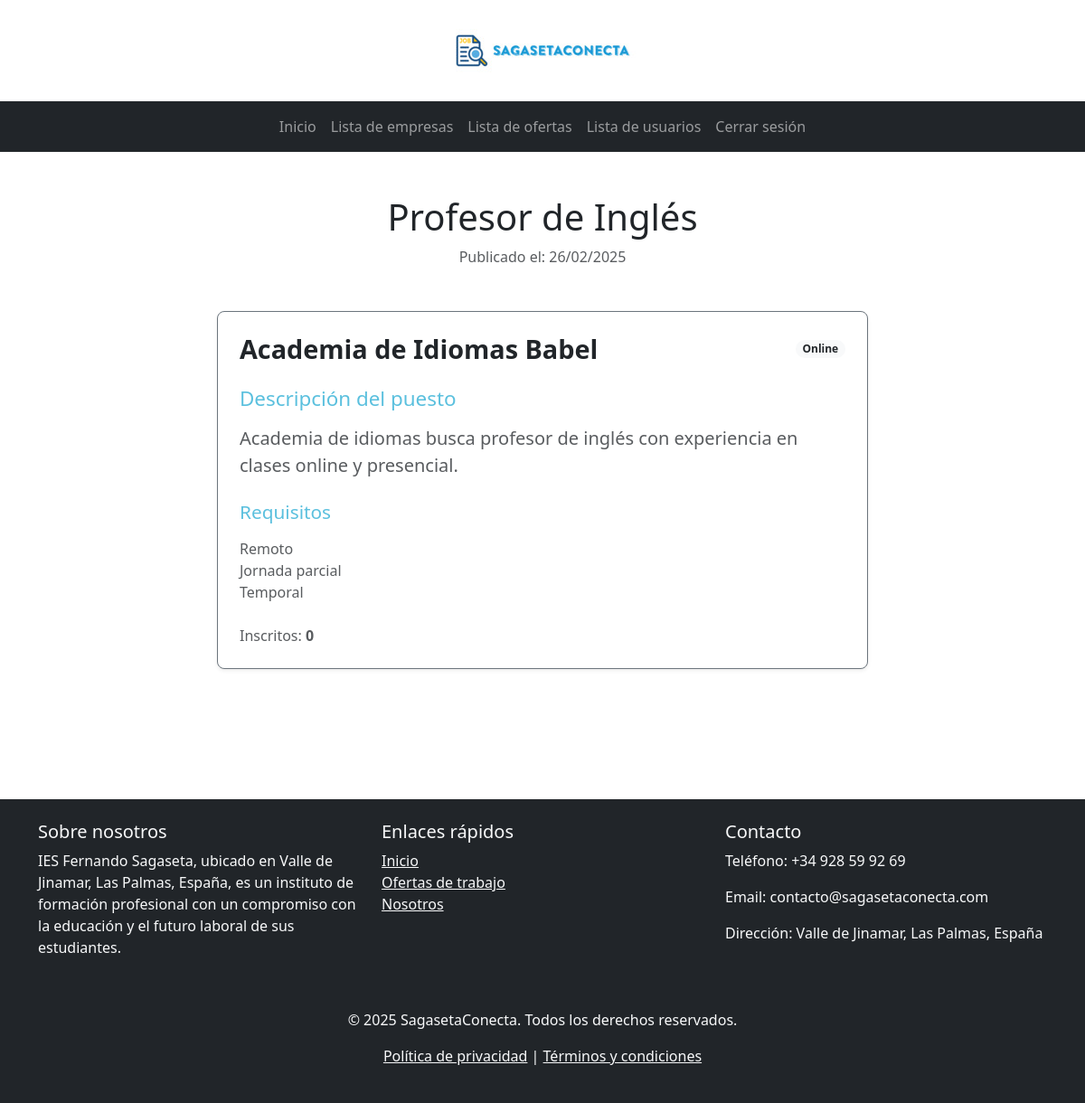
Page /src/centro/oferta_detalle.php?slug=profesor-ingles-online (signed in) on the committed database.
### tables this page shows
CREATE TABLE `oferta_empleo` (
  `id` bigint(20) NOT NULL,
  `empresa_id` bigint(20) NOT NULL,
  `familia_id` bigint(20) NOT NULL,
  `titulo` varchar(255) NOT NULL,
  `descripcion` text NOT NULL,
  `fecha_publicacion` timestamp NOT NULL DEFAULT current_timestamp(),
  `verificado` tinyint(1) NOT NULL DEFAULT 0,
  `ubicacion` varchar(255) NOT NULL,
  `presencialidad` enum('Presencial','Hibrido','Remoto') NOT NULL,
  `jornada` enum('Por horas','Jornada completa','Jornada parcial') NOT NULL,
  `tipo_contrato` enum('Indefinido','Temporal','Por obra') NOT NULL,
  `estado` enum('Activo','Pendiente de verificar','Oculto') NOT NULL DEFAULT 'Pendiente de verificar',
  `slug` varchar(255) DEFAULT NULL
);

CREATE TABLE `empresa` (
  `id` bigint(20) NOT NULL,
  `nombre` varchar(255) NOT NULL,
  `CIF` varchar(255) NOT NULL,
  `email` varchar(255) NOT NULL,
  `password` varchar(255) NOT NULL,
  `verificado` tinyint(1) NOT NULL DEFAULT 0
);

### src/centro/oferta_detalle.php (the view, shortened to what this page needs)
<?php
if (isset($_GET['slug'])) {
  $slug = $_GET['slug'];
  try {
    $conn = createConnection();
    $query = "SELECT * FROM oferta_empleo WHERE slug = :slug";
    $stmt = $conn->prepare($query);
    $stmt->bindParam(':slug', $slug);
    $stmt->execute();
    $oferta = $stmt->fetch(PDO::FETCH_ASSOC);
    $query = "SELECT nombre FROM empresa WHERE id = :empresa_id";
    $stmt = $conn->prepare($query);
    $stmt->bindParam(':empresa_id', $oferta['empresa_id']);
    $stmt->execute();
    $empresa = $stmt->fetch(PDO::FETCH_ASSOC);
    $query = "SELECT COUNT(1) AS total_inscripciones FROM inscripcion WHERE oferta_id = :oferta_id";
    $stmt = $conn->prepare($query);
    $stmt->bindParam(':oferta_id', $oferta['id']);
    $stmt->execute();
    $inscripciones = $stmt->fetch(PDO::FETCH_ASSOC);
    $totalInscripciones = $inscripciones['total_inscripciones'];
  } catch (PDOException $ex) {
    error_log("Error al conectar con la base de datos: " . $ex->getMessage());
    exit();
  } finally {
    $conn = null;
  }
} else {
  echo "Slug de oferta no proporcionado.";
  exit();
}
?>
<!DOCTYPE html>
<html lang="es">
<head>
  <link href="https://cdn.jsdelivr.net/npm/bootstrap@5.3.2/dist/css/bootstrap.min.css" rel="stylesheet">
</head>
<body class="d-flex flex-column min-vh-100">
<header class="container text-center py-3">
    <img src="../assets/img/logo_size_long.jpg" alt="Logo" class="img-fluid w-70 w-md-50 w-lg-25 mx-auto d-block">
  </header>
  <nav class="navbar navbar-expand-md navbar-dark bg-dark">
    <div class="container">
      <div class="collapse navbar-collapse justify-content-center" id="navbarNav">
        <ul class="navbar-nav">
          <li class="nav-item">
            <a class="nav-link" href="./dashboard_centro.php">Inicio</a>
          </li>
          <li class="nav-item">
            <a class="nav-link" href="./listado_empresas.php">Lista de empresas</a>
          </li>
          <li class="nav-item">
            <a class="nav-link" href="./listado_ofertas.php">Lista de ofertas</a>
          </li>
          <li class="nav-item">
            <a class="nav-link" href="./listado_usuarios.php">Lista de usuarios</a>
          </li>
          <li class="nav-item">
            <a class="nav-link" href="../auth/logout.php">Cerrar sesión</a>
          </li>
        </ul>
      </div>
    </div>
  </nav>
  <main class="container my-5">
    <h1 class="text-center"><?php echo htmlspecialchars($oferta['titulo']); ?></h1>
    <p class="text-muted text-center">Publicado el: <?php echo (new DateTime($oferta['fecha_publicacion']))->format('d/m/Y'); ?></p>
    <div class="container my-5">
      <div class="row justify-content-center">
        <div class="col-lg-8 col-md-10 col-sm-12">
          <div class="p-4 bg-white rounded-3 shadow-sm border border-1 border-secondary">
            <div class="d-flex justify-content-between align-items-center mb-4">
              <h1 class="fw-bold text-dark mb-0" style="font-size: 1.8rem;"><?php echo htmlspecialchars($empresa['nombre']); ?></h1>
              <span class="badge text-dark rounded-pill bg-light"><?php echo htmlspecialchars($oferta['ubicacion']); ?></span>
            </div>
            <div class="mb-4">
              <h3 class="mb-3" style="font-size: 1.4rem; color: #5bc0de;">Descripción del puesto</h3>
              <p class="fs-5 text-muted"><?php echo htmlspecialchars($oferta['descripcion']); ?></p>
            </div>
            <div class="mb-4">
              <h5 class="mb-3" style="font-size: 1.3rem; color: #5bc0de;">Requisitos</h5>
              <ul class="list-unstyled text-muted fs-6">
                <li><i class="bi bi-check-circle"></i> <?php echo htmlspecialchars($oferta['presencialidad']); ?></li>
                <li><i class="bi bi-check-circle"></i> <?php echo htmlspecialchars($oferta['jornada']); ?></li>
                <li><i class="bi bi-check-circle"></i> <?php echo htmlspecialchars($oferta['tipo_contrato']); ?></li>
              </ul>
            </div>
            <div class="d-flex justify-content-between align-items-center mt-4">
              <p class="text-muted mb-0">Inscritos: <strong><?php echo $totalInscripciones; ?></strong></p>
            </div>
          </div>
        </div>
      </div>
  </main>
  <footer class="bg-dark text-light py-4 mt-5">
    <div class="container">
      <div class="row">
        <div class="col-md-4 mb-3">
          <h5>Sobre nosotros</h5>
          <p>IES Fernando Sagaseta, ubicado en Valle de Jinamar, Las Palmas, España, es un instituto de formación profesional con un compromiso con la educación y el futuro laboral de sus estudiantes.</p>
        </div>
        <div class="col-md-4 mb-3">
          <h5>Enlaces rápidos</h5>
          <ul class="list-unstyled">
            <li><a href="../../index.php" class="text-light">Inicio</a></li>
            <li><a href="../../src/ofertas.php" class="text-light">Ofertas de trabajo</a></li>
            <li><a href="../../src/about.php" class="text-light">Nosotros</a></li>
          </ul>
        </div>
        <div class="col-md-4 mb-3">
          <h5>Contacto</h5>
          <p>Teléfono: +34 928 59 92 69</p>
          <p>Email: contacto@sagasetaconecta.com</p>
          <p>Dirección: Valle de Jinamar, Las Palmas, España</p>
        </div>
      </div>
      <div class="text-center mt-4">
        <p>&copy; 2025 SagasetaConecta. Todos los derechos reservados.</p>
        <p>
          <a href="../../src/assets/pdf/Política de Privacidad.pdf" class="text-light" target="_blank">Política de privacidad</a> |
          <a href="../../src/assets/pdf/Términos y Condiciones de Uso.pdf" class="text-light" target="_blank">Términos y condiciones</a>
        </p>
      </div>
    </div>
  </footer>
</body>
</html>

### src/centro/oferta_detalle.php (style rules this page uses)
html { overflow-y: scroll; }
body { padding-right: 0; }

### rows in the picture
oferta_empleo: titulo "Profesor de Inglés", fecha_publicacion "26/02/2025", ubicacion "Online", descripcion "Academia de idiomas busca profesor de inglés con experiencia en clases online y presencial.", presencialidad "Remoto", jornada "Jornada parcial", tipo_contrato "Temporal"
empresa: nombre "Academia de Idiomas Babel"

### other values in the picture
$totalInscripciones "0"
